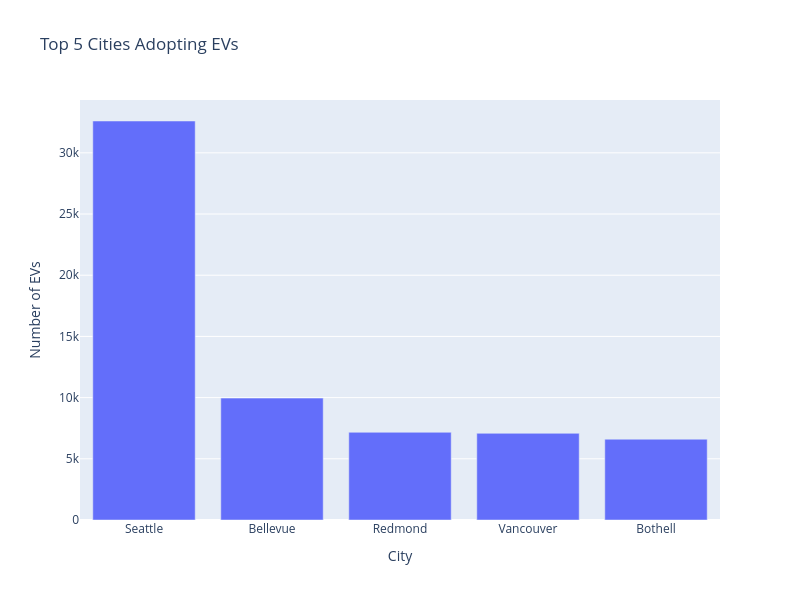

Here is the notebook cell this chart was saved with:
### Markdown cell above
##### Question 6. Which are the top 5 cities adopting EVs?

### Code cell
# 6. Top 5 cities adopting EVs
top_cities = population_data['City'].value_counts().head(5)

# Display the results
print("Top 5 Cities Adopting EVs:")
print(top_cities)

# Create a bar chart for top cities
fig6 = px.bar(top_cities, x=top_cities.index, y=top_cities.values,
               title='Top 5 Cities Adopting EVs',
               labels={'x': 'City', 'y': 'Number of EVs'},
                       width=800,  # Set figure width
             height=600)  # Set figure heigh)
fig6.show()

### Figure 1 — Plotly figure (JSON) as saved in the notebook; plotly's stock layout.template omitted (floating-point values rounded to 4 significant figures)
{"data": [{"alignmentgroup": "True", "hovertemplate": "City=%{x}<br>Number of EVs=%{y}<extra></extra>", "legendgroup": "", "marker": {"color": "#636efa", "pattern": {"shape": ""}}, "name": "", "offsetgroup": "", "orientation": "v", "showlegend": false, "textposition": "auto", "type": "bar", "x": ["Seattle", "Bellevue", "Redmond", "Vancouver", "Bothell"], "xaxis": "x", "y": [32602, 9959, 7165, 7081, 6601], "yaxis": "y"}], "layout": {"barmode": "relative", "height": 600, "legend": {"tracegroupgap": 0}, "title": {"text": "Top 5 Cities Adopting EVs"}, "width": 800, "xaxis": {"anchor": "y", "autorange": true, "domain": [0, 1], "range": [-0.5, 4.5], "title": {"text": "City"}, "type": "category"}, "yaxis": {"anchor": "x", "autorange": true, "domain": [0, 1], "range": [0, 34320.0], "title": {"text": "Number of EVs"}, "type": "linear"}}}
